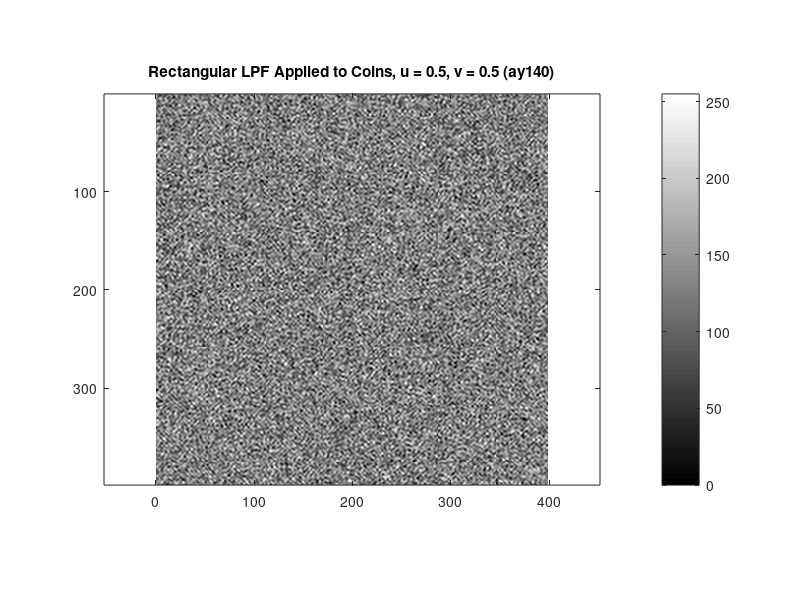
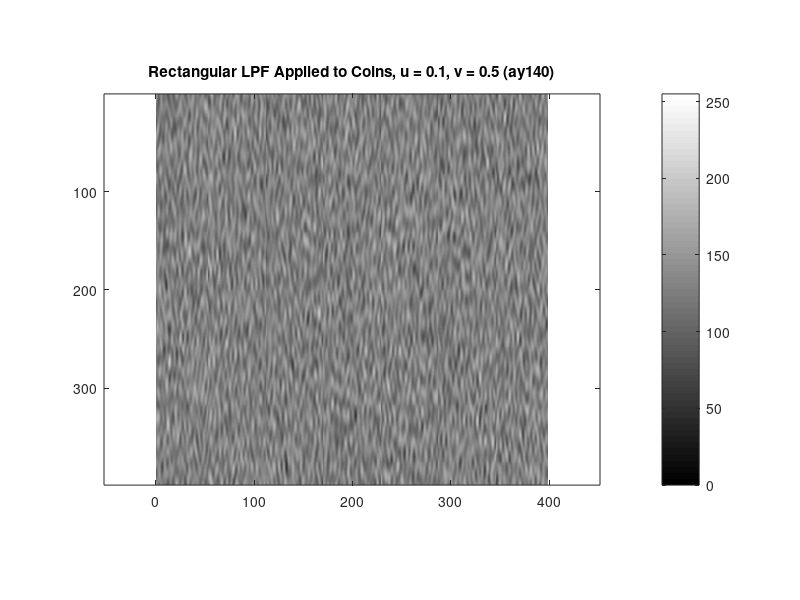
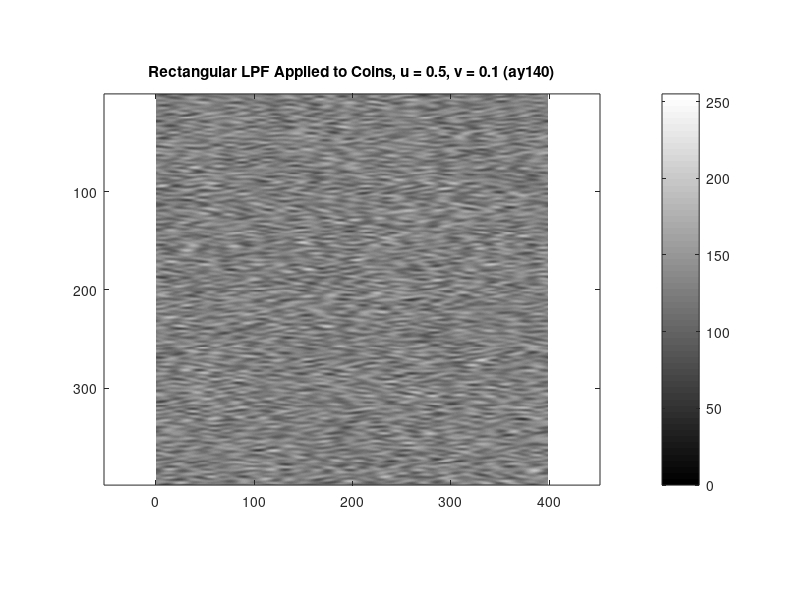
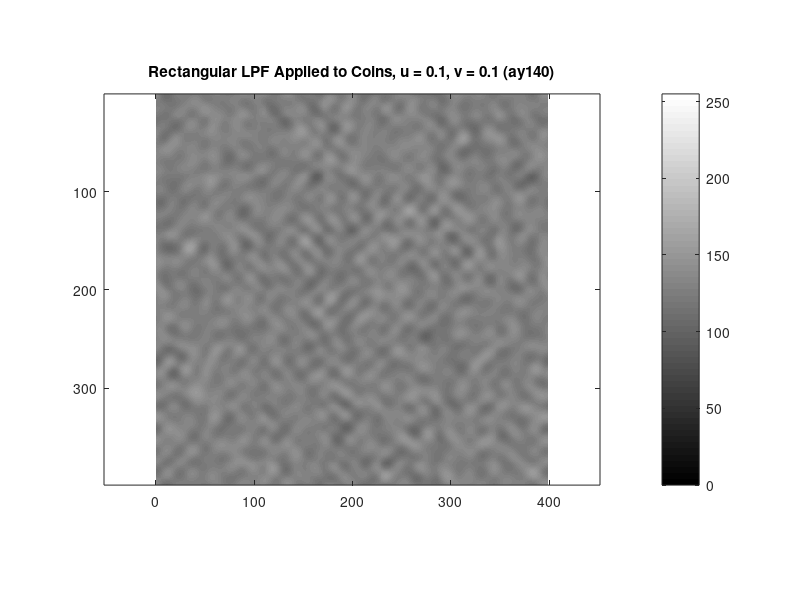

The MATLAB source for these figures, in order: (Note: this script raises an error after producing the figures.)
% x = imread('coins.png');
x = randi([0, 255], 399, 399);
x = x(2:end, 2:end);
figure(1); clf
image(x); axis equal; colormap gray; colorbar

X = fft2(x);
Xs = fftshift(X);
figure(2); clf
imagesc(log10(abs(Xs))); axis equal; colormap gray; colorbar

[rows, cols] = size(x);
max_size = max(rows, cols);
rnorm = rows/max_size; cnorm = cols/max_size;
[v, u] = meshgrid(linspace(-cnorm, cnorm, cols),...
    linspace(-rnorm, rnorm, rows)) ;
% filter = (abs(u)<0.5) & (abs(v)<0.5);

ulim = [0.5 0.1 0.5 0.1];
vlim = [0.5 0.5 0.1 0.1];
for k=1:10
    filter = (abs(u)<ulim(k)) & (abs(v)<vlim(k));
    figure(3); clf
    imagesc(filter); axis equal; colormap gray; colorbar
    
    Xsfiltered = Xs.*filter;
    figure(4); clf
    imagesc(log10(abs(Xsfiltered))); axis equal; colormap gray; colorbar
    
    
    Xfiltered = ifftshift(Xsfiltered);
    xfiltered = ifft2(Xfiltered);
    figure(5); clf
    imagesc(real(xfiltered), [0, 255]); axis equal; colormap gray; colorbar
    title(sprintf('Rectangular LPF Applied to Coins, u = %g, v = %g (ay140)', ulim(k),vlim(k)))

    eval(sprintf('print -dpng IP2_EX7_Plot%0.0f.png', k))
end

% % figure(3); clf
% % imagesc(filter); axis equal; colormap gray; colorbar

% Xsfiltered = Xs.*filter;
% figure(4); clf
% imagesc(log10(abs(Xsfiltered))); axis equal; colormap gray; colorbar

% Xfiltered = ifftshift(Xsfiltered);
% xfiltered = ifft2(Xfiltered);
% figure(5); clf
% imagesc(xfiltered, [0, 255]); axis equal; colormap gray; colorbar